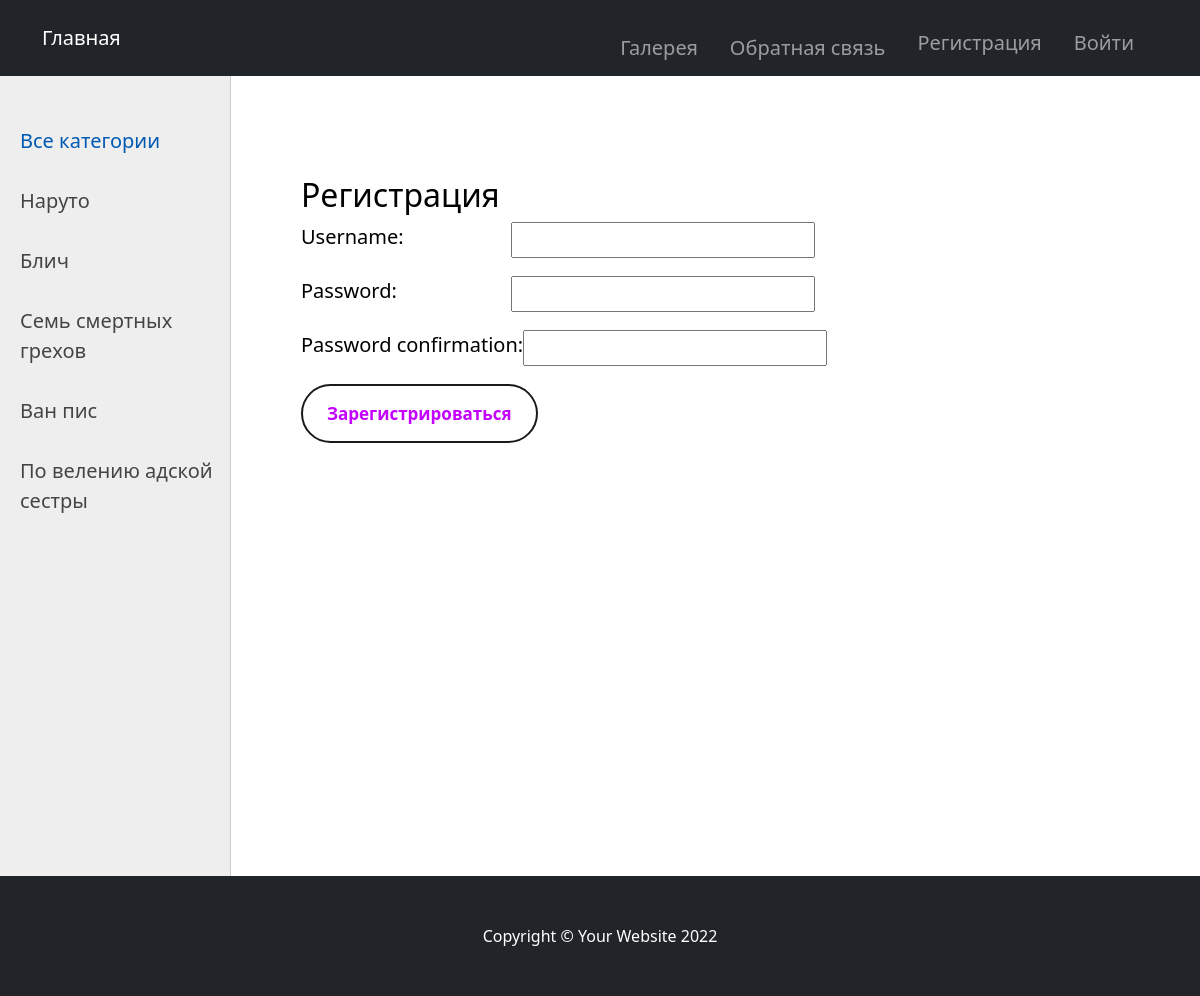
Screenshot of /register/ with the database file from the repository.
### women/models.py (models this page shows, shortened)
class Category(models.Model):
    name = models.CharField(max_length=100, db_index=True, verbose_name="Категория")
    slug = models.SlugField(
        max_length=255, unique=True, db_index=True, verbose_name="URL"
    )
    def get_absolute_url(self):
        return reverse("category", kwargs={"cat_slug": self.slug})
    class Meta:
        verbose_name = "Категория"
        verbose_name_plural = "Категории"

### women/views.py (the view, shortened to what this page needs)
# urls.py: path("register/", RegisterUser.as_view(), name="register"),
class RegisterUser(DataMixin, CreateView):
    form_class = UserCreationForm
    template_name = "women/register.html"
    success_url = reverse_lazy("login")
    def get_context_data(self, *, object_list=None, **kwargs):
        context = super().get_context_data(**kwargs)
        c_def = self.get_user_context(title="Регистрация")
        return dict(list(context.items()) + list(c_def.items()))

### women/templatetags/women_tags.py (called while the page is built)
@register.simple_tag(name="getcats")
def get_categories(filter=None):
    if not filter:
        return Category.objects.all()
    else:
        return Category.objects.filter(pk=filter)

@register.inclusion_tag("women/list_categories.html")
def show_categories(sort=None, cat_selected=0):
    if not sort:
        cats = Category.objects.all()
    else:
        cats = Category.objects.order_by(sort)
    return {"cats": cats, "cat_selected": cat_selected}

### women/utils.py (called while the page is built)
    def get_user_context(self, **kwargs):
        context = kwargs
        cats = Category.objects.annotate(Count("women"))
        user_menu = menu.copy()
        if not self.request.user.is_authenticated:
            user_menu.pop(1)
        context["menu"] = user_menu
        context["cats"] = cats
        if "cat_selected" not in context:
            context["cat_selected"] = 0
        return context

### women/templates/women/register.html (shortened to what this page needs)
{% extends 'women/base.html' %}
{% block content %}
<h1>{{title}}</h1>
<form method="post">
    {% for f in form %}
    <p><label class="form-label" for="{{ f.id_for_label }}">{{f.label}}: </label>{{ f }}</p>
    {% endfor %}
    <button class="form-button" type="submit">Зарегистрироваться</button>
</form>
{% endblock %}

### women/templates/women/list_categories.html
{% for c in cats %}
{% if c.pk == cat_selected %}
<li class="selected">{{c.name}}</li>
{% else %}
<li><a href="{{ c.get_absolute_url }}">{{c.name}}</a></li>
{% endif %}
{% endfor %}

### women/static/women/css/style.css (style rules this page uses)
html, body { height: 100%; width: 100%; color: rgb(0, 0, 0); }
a { color: #001b36; text-decoration: none; }
.left-chapters ul li { margin: 30px 0 0 0; color: rgb(141, 123, 123); }
.left-chapters ul li a { color: #444; text-decoration: none; }
.content-text h1 { font-size: 32px; }
.form-label { display: inline-block; min-width: 210px; vertical-align: top; }
.form-button { appearance: none; background-color: transparent; border: 2px solid #1A1A1A; border-radius: 50px; box-sizing: border-box; color: #c401ff; cursor: pointer; display: inline-block; font-size: 17px; font-weight: 600; line-height: normal; margin: 0; min-height: 40px; min-width: 60; outline: none; padding: 16px 24px; text-align: center; text-decoration: none; transition: all 300ms cubic-bezier(.23, 1, 0.32, 1); will-change: transform; }

### rows the page displays
Category: name "Наруто"
Category: name "Блич"
Category: name "Семь смертных грехов"
Category: name "Ван пис"
Category: name "По велению адской сестры"

### other values shown
{{ m.title }} "Галерея" "Обратная связь"
{{ title }} "Регистрация"
{{ f.label }} "Username" "Password" "Password confirmation"
